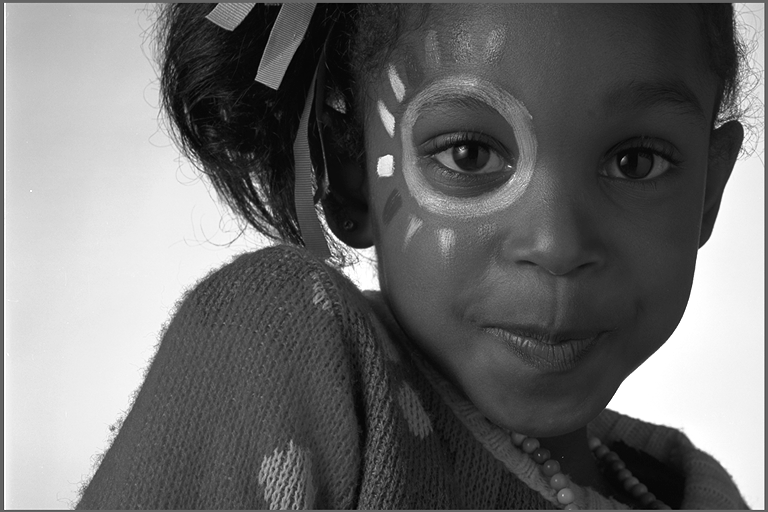
#> input picture HW7/img14g.tif, 768 x 512 px; the run also reads 2 pictures not shown here
$ jupyter execute ImageRestoration.ipynb
#> lines starting #> are read from the running program, lines starting #| are printed output that depends on the picture
[cell 1]
import numpy as np
from PIL import Image
import matplotlib.pyplot as plt
from matplotlib import cm

gray = cm.get_cmap('gray', 256)
y = np.array(Image.open('img14g.tif'))
#> y is the input picture: shape (512, 768); min 1, max 255, mean 108.9
x = np.array(Image.open('img14sp.tif'))
print(x.shape)
#| (512, 768)

sr = np.arange(20, y.shape[0], 20)
#> sr = 25 values from 20 to 500
sc = np.arange(20, y.shape[1], 20)
#> sc = 38 values from 20 to 760
num_rows = len(sr) * len(sc)
#> num_rows = 950
num_cols = 7*7
Z = np.zeros([num_rows, num_cols])
Y = np.zeros([num_rows, 1])
#> Y = 950 values from 0 to 0

for i, row in enumerate(sr):
    for j, col in enumerate(sc):
        index = i * len(sc) + j
        Y[index] = y[row, col]
        Z[index] = x[row-3:row+4, col-3:col+4].flatten()
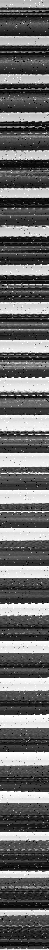
#> Z: shape (950, 49) float64; min 0, max 255, mean 109.4
#> after the loop, Y = 950 values, max 255 at index 511, min 7 at index 15, mean 109.5

print(Z.shape)
#| (950, 49)
print(Y.shape)
#| (950, 1)

R_zz = Z.T @ Z / Y.shape[0]
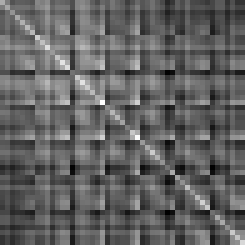
#> R_zz: shape (49, 49) float64 (shown 5 times larger); min 17866.4, max 18992.1, mean 18298.4; drawn with min black and max white
r_zy = Z.T @ Y / Y.shape[0]
#> r_zy = 49 values, max 18557.2 at index 16, min 18170.5 at index 42, mean 18371.3
print(R_zz.shape)
#| (49, 49)
print(r_zy.shape)
#| (49, 1)

theta_star = np.linalg.inv(R_zz) @ r_zy
#> theta_star = 49 values, max 0.183 at index 24, min -0.037 at index 42, mean 0.0205
result = np.zeros(x.shape)

for row in range(x.shape[0]):
    for col in range(x.shape[1]):
        if row < 3 or col < 3 or row > x.shape[0] - 4 or col > x.shape[1] - 4:
            result[row, col] = 0
            continue
        z_s = x[row-3:row+4, col-3:col+4].flatten()
        # print(z_s)
        # print(z_s.shape)
        # print(theta_star.shape)
        result[row, col] = z_s @ theta_star
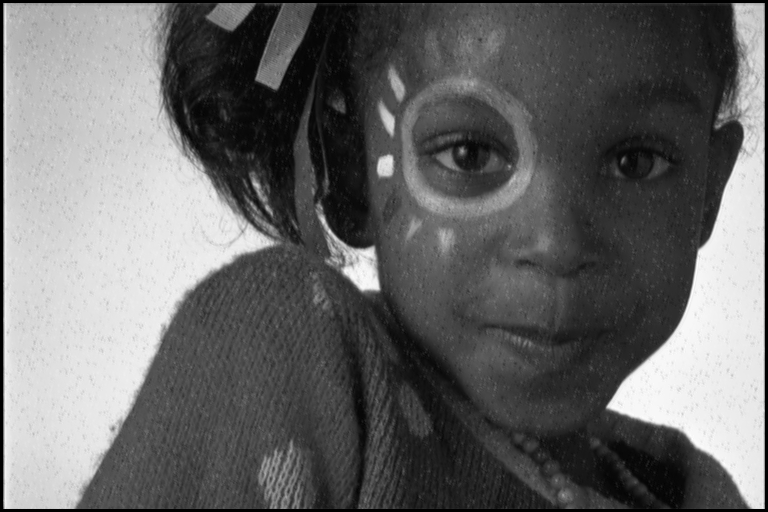
#> result: shape (512, 768) float64; min 0, max 263.6, mean 107.4; drawn with min black and max white

# print(np.amax(result))
result = np.clip(result, 0, 255)
imsave = Image.fromarray(result.astype(np.uint8))
# imsave.save('1-img14bl-restored.png')
imsave.save('1-img14sp-restored.png')
#print(bmatrix(np.round(theta_star, 3).reshape([7, 7])))
print(str(np.round(theta_star, 3).reshape([7, 7])))
#| [[ 0.026 -0.035  0.025  0.043  0.046  0.005 -0.   ]
#|  [ 0.023  0.005 -0.003  0.024  0.037 -0.014 -0.002]
#|  [-0.001 -0.017  0.069  0.129  0.006 -0.017 -0.008]
#|  [ 0.018 -0.012  0.079  0.183  0.086 -0.006  0.007]
#|  [-0.011  0.029  0.057  0.111  0.061 -0.011  0.014]
#|  [-0.023  0.013  0.018  0.023  0.028  0.001 -0.02 ]
#|  [-0.037  0.016  0.018 -0.012 -0.002  0.017  0.016]]
plt.imshow(theta_star.reshape(7,7), cmap = 'gray')
plt.grid(False)
plt.show()
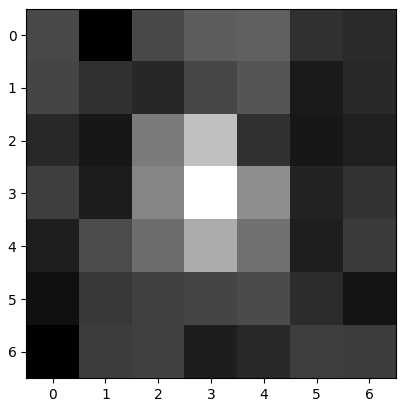
#> figure drawn by matplotlib, 1 panel

[cell 2]
import numpy as np
import matplotlib.pyplot as plt
from scipy.signal import convolve2d
from PIL import Image

x = np.array(Image.open('img14gn.tif'))
y = np.array(Image.open('img14g.tif'))
x = x.astype(float)
y = y.astype(float)

r, c = y.shape
#> r = 512; c = 768
N = (r // 20) * (c // 20)
#> N = 950
Z = np.zeros((N, 49))
Y = np.zeros(N)
#> Y = 950 values from 0 to 0
t = 0
for i in range(1, r // 20 + 1):
    for j in range(1, c // 20 + 1):
        Y[t] = y[i * 20 - 1, j * 20 - 1]
        Z[t, :] = np.reshape(x[i * 20 - 4:i * 20 + 3, j * 20 - 4:j * 20 + 3], -1)
        t += 1
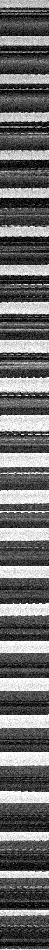
#> Z: shape (950, 49) float64; min 0, max 255, mean 109
#> after the loop, Y = 950 values, max 255 at index 528, min 5 at index 16, mean 110; t = 950

R_zz = np.dot(Z.T, Z) / N
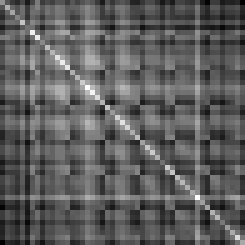
#> R_zz: shape (49, 49) float64 (shown 5 times larger); min 17757.9, max 18873.1, mean 18167.1; drawn with min black and max white
r_zy = np.dot(Z.T, Y) / N
#> r_zy = 49 values, max 18637.9 at index 17, min 18224.2 at index 0, mean 18386.4

theta_esti = np.linalg.inv(R_zz).dot(r_zy)
#> theta_esti = 49 values, max 0.231 at index 24, min -0.0259 at index 6, mean 0.0206

theta = np.reshape(theta_esti, (7, 7))
thetaround = theta * 1000
displaytheta = np.floor(thetaround) / 1000
print(displaytheta)
#| [[ 0.016  0.025  0.004  0.005 -0.009  0.03  -0.026]
#|  [-0.006  0.005  0.035  0.02   0.046  0.009  0.006]
#|  [-0.011 -0.013  0.067  0.073  0.047  0.028 -0.004]
#|  [-0.01  -0.016  0.047  0.23   0.089 -0.018  0.001]
#|  [-0.005 -0.023  0.042  0.111  0.064 -0.012  0.006]
#|  [-0.005  0.007  0.03   0.026  0.008 -0.007  0.019]
#|  [-0.006 -0.005  0.015  0.012  0.014  0.018  0.005]]

imgout = convolve2d(x, theta, mode='same')

plt.figure()
plt.imshow(imgout.astype(np.uint8), cmap='gray')
plt.axis('image')
plt.show()
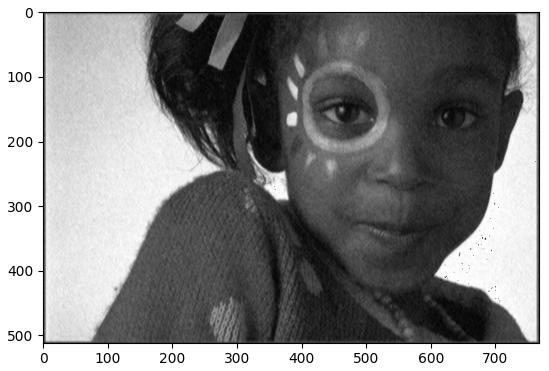
#> figure drawn by matplotlib, 1 panel
